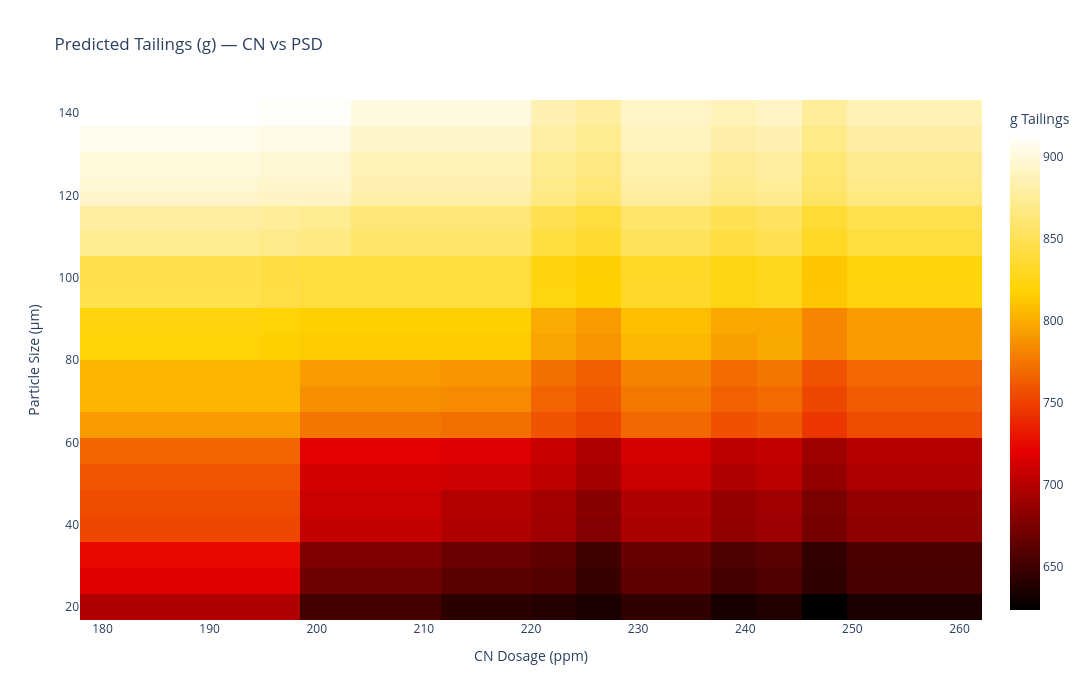

Notebook code cell kept with this figure:
### Markdown cell above
## Visualisations
* Heatmap (CN vs PSD)\
Shows predicted tailings as a function of cyanide dose and grind size (particle size). Can optionally annotate baseline and optimal points.

* 3D Surface (CN vs PSD vs Tailings)\
More visually intuitive, especially if interaction effects are strong.

### Code cell
# Adjust path to import local utils module
sys.path.append(os.path.abspath(".."))
from utils.prescription_utils import generate_prescriptive_grid

# --- Step 1: Baseline scenario and optimal targets ---
baseline_row = {
    "Leach_Cn_Adds_ppm": 200.0,
    "Effective_Particle_Size_um": 120.0,
    "Dissolved_Oxygen_Profile_Ppm_Leach_Tank_01_Imputed": 8.0,
    "Leach_Feed_Grade_Au_Gt_Day": 1.2
}

optimal_targets = {
    "Leach_Cn_Adds_ppm": 240.0,
    "Effective_Particle_Size_um": 20.0,
    "Dissolved_Oxygen_Profile_Ppm_Leach_Tank_01_Imputed": 15.0,
    "Leach_Feed_Grade_Au_Gt_Day": 1.2
}

# --- Step 2: Define ranges for CN and PSD; hold others fixed ---
ranges = {
    "Leach_Cn_Adds_ppm": np.linspace(180, 260, 20),
    "Effective_Particle_Size_um": np.linspace(20, 140, 20),
    "Dissolved_Oxygen_Profile_Ppm_Leach_Tank_01_Imputed": [baseline_row["Dissolved_Oxygen_Profile_Ppm_Leach_Tank_01_Imputed"]],
    "Leach_Feed_Grade_Au_Gt_Day": [baseline_row["Leach_Feed_Grade_Au_Gt_Day"]]
}

# --- Step 3: Generate full prescription grid ---
grid_df = generate_prescriptive_grid(baseline_row, model, ranges)

# --- Step 4: Summary table (top 10 by predicted improvement) ---
grid_df_sorted = grid_df.sort_values("Improvement (g)", ascending=False).reset_index(drop=True)
grid_df_sorted["Delta_Tailings"] = grid_df_sorted["Predicted_Tailings"].iloc[0] - grid_df_sorted["Predicted_Tailings"]
display(grid_df_sorted.head(10))

# --- Step 5: Heatmap - Seaborn ---
heatmap_data = grid_df.pivot_table(
    index="Effective_Particle_Size_um",
    columns="Leach_Cn_Adds_ppm",
    values="Predicted_Tailings"
).sort_index(ascending=False)

plt.figure(figsize=(12, 7))
ax = sns.heatmap(
    heatmap_data.sort_index(ascending=False),
    cmap="hot",
    annot=True,
    fmt=".0f",                        # Whole number annotation
    annot_kws={"size": 6},
    linewidths=0.5
)
ax.set_xticklabels(ax.get_xticklabels(), rotation=45, fontsize=8)
ax.set_yticklabels(ax.get_yticklabels(), rotation=0, fontsize=8)

# Format axis tick labels to integers
ax.set_xticklabels([f"{float(label.get_text()):.0f}" for label in ax.get_xticklabels()])
ax.set_yticklabels([f"{float(label.get_text()):.0f}" for label in ax.get_yticklabels()])

plt.title("Predicted Tailings (g) — CN vs PSD")
plt.xlabel("CN Dosage (ppm)")
plt.ylabel("Particle Size (µm)")
plt.tight_layout()
plt.show()


# --- Step 6: Heatmap - Plotly (interactive) ---
fig = go.Figure(
    data=go.Heatmap(
        z=heatmap_data.values,
        x=heatmap_data.columns,           # CN dosage (x-axis)
        y=heatmap_data.index,             # PSD (y-axis)
        colorscale="Hot",
        colorbar=dict(title="g Tailings"),
        hovertemplate="CN: %{x}<br>PSD: %{y}<br>Tailings: %{z:.1f} g<extra></extra>"
    )
)

# Define plot size in pixels using DPI logic
dpi = 100
figsize = (12, 7)  # width x height in inches

fig.update_layout(
    title="Predicted Tailings (g) — CN vs PSD",
    xaxis_title="CN Dosage (ppm)",
    yaxis_title="Particle Size (µm)",
    width=int(figsize[0] * dpi),
    height=int(figsize[1] * dpi)
)

fig.show()

# --- Step 7: 3D Surface Plot (matplotlib) ---
fig = plt.figure(figsize=(10, 7))
ax = fig.add_subplot(111, projection='3d')

x = grid_df["Leach_Cn_Adds_ppm"]
y = grid_df["Effective_Particle_Size_um"]
z = grid_df["Predicted_Tailings"]

if len(x.unique()) >= 3 and len(y.unique()) >= 3:
    surf = ax.plot_trisurf(x, y, z, cmap=cm.viridis, edgecolor='none')
    ax.set_xlabel("CN Dosage (ppm)")
    ax.set_ylabel("Particle Size (µm)")
    ax.set_zlabel("Tailings (g)")
    ax.set_title("3D Surface: Tailings vs CN & PSD")
    fig.colorbar(surf, shrink=0.5, aspect=10)
    plt.tight_layout()
    plt.show()
else:
    print("⚠️ Not enough variation in CN and PSD to generate surface plot.")

### Figure 1 — Plotly figure (JSON) as saved in the notebook; plotly's stock layout.template omitted (floating-point values rounded to 4 significant figures; data arrays with more than 128 entries replaced by an {"elided": "..."} marker saying what was removed)
{"data": [{"colorbar": {"title": {"text": "g Tailings"}}, "colorscale": [[0, "rgb(0,0,0)"], [0.3333, "rgb(230,0,0)"], [0.6667, "rgb(255,210,0)"], [1, "rgb(255,255,255)"]], "hovertemplate": "CN: %{x}<br>PSD: %{y}<br>Tailings: %{z:.1f} g<extra></extra>", "type": "heatmap", "x": [180, 184.2, 188.4, 192.6, 196.8, 200, 201.1, 205.3, 209.5, 213.7, 217.9, 222.1, 226.3, 230.5, 234.7, 238.9, 243.2, 247.4, 251.6, 255.8, 260], "y": [140, 133.7, 127.4, 121.0, 120, 114.7, 108.4, 102.1, 95.79, 89.47, 83.16, 76.84, 70.53, 64.21, 57.89, 51.58, 45.26, 38.95, 32.63, 26.32, 20], "z": {"elided": "21x21 float values"}}], "layout": {"height": 700, "title": {"text": "Predicted Tailings (g) — CN vs PSD"}, "width": 1200, "xaxis": {"title": {"text": "CN Dosage (ppm)"}}, "yaxis": {"title": {"text": "Particle Size (µm)"}}}}
